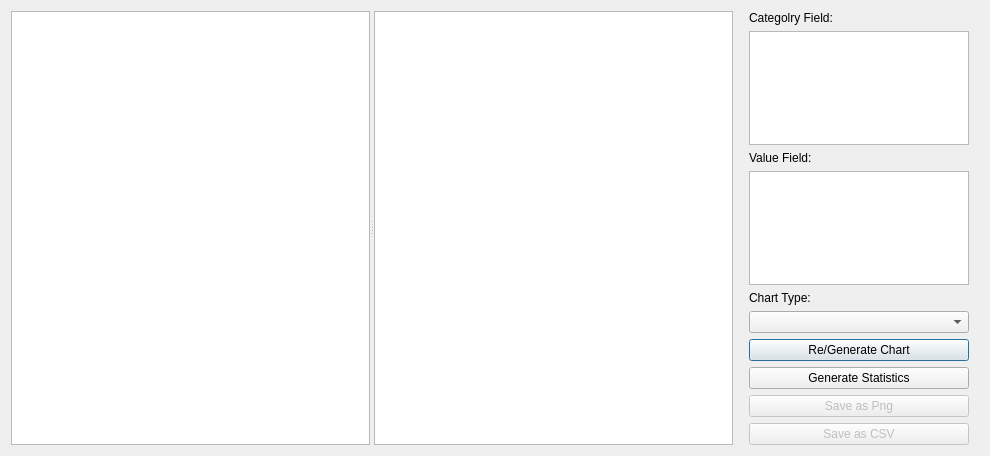
<?xml version="1.0" encoding="UTF-8"?>
<ui version="4.0">
 <class>ARPAT_SpatialReportDialogChart</class>
 <widget class="QDialog" name="ARPAT_SpatialReportDialogChart">
  <property name="geometry">
   <rect>
    <x>0</x>
    <y>0</y>
    <width>990</width>
    <height>456</height>
   </rect>
  </property>
  <property name="windowTitle">
   <string>Dialog</string>
  </property>
  <layout class="QHBoxLayout" name="horizontalLayout" stretch="3,1">
   <item>
    <widget class="QSplitter" name="splitter">
     <property name="orientation">
      <enum>Qt::Horizontal</enum>
     </property>
     <widget class="QTableView" name="statisticsTableView"/>
     <widget class="QGraphicsView" name="graphicsView">
      <property name="interactive">
       <bool>true</bool>
      </property>
     </widget>
    </widget>
   </item>
   <item>
    <layout class="QVBoxLayout" name="verticalLayout">
     <property name="leftMargin">
      <number>10</number>
     </property>
     <property name="rightMargin">
      <number>10</number>
     </property>
     <item>
      <widget class="QLabel" name="label">
       <property name="text">
        <string>Categolry Field:</string>
       </property>
      </widget>
     </item>
     <item>
      <widget class="QListView" name="categoryFieldListView"/>
     </item>
     <item>
      <widget class="QLabel" name="label_2">
       <property name="text">
        <string>Value Field:</string>
       </property>
      </widget>
     </item>
     <item>
      <widget class="QListView" name="valueFieldListView"/>
     </item>
     <item>
      <widget class="QLabel" name="label_3">
       <property name="text">
        <string>Chart Type:</string>
       </property>
      </widget>
     </item>
     <item>
      <widget class="QComboBox" name="selectChartType"/>
     </item>
     <item>
      <widget class="QPushButton" name="chartGeneratorButton">
       <property name="layoutDirection">
        <enum>Qt::LeftToRight</enum>
       </property>
       <property name="text">
        <string>Re/Generate Chart</string>
       </property>
      </widget>
     </item>
     <item>
      <widget class="QPushButton" name="statisticsGeneratorButton">
       <property name="text">
        <string>Generate Statistics</string>
       </property>
      </widget>
     </item>
     <item>
      <widget class="QPushButton" name="savePngFile">
       <property name="enabled">
        <bool>false</bool>
       </property>
       <property name="text">
        <string>Save as Png</string>
       </property>
      </widget>
     </item>
     <item>
      <widget class="QPushButton" name="saveCSVFile">
       <property name="enabled">
        <bool>false</bool>
       </property>
       <property name="text">
        <string>Save as CSV</string>
       </property>
      </widget>
     </item>
    </layout>
   </item>
  </layout>
 </widget>
 <resources/>
 <connections/>
</ui>
